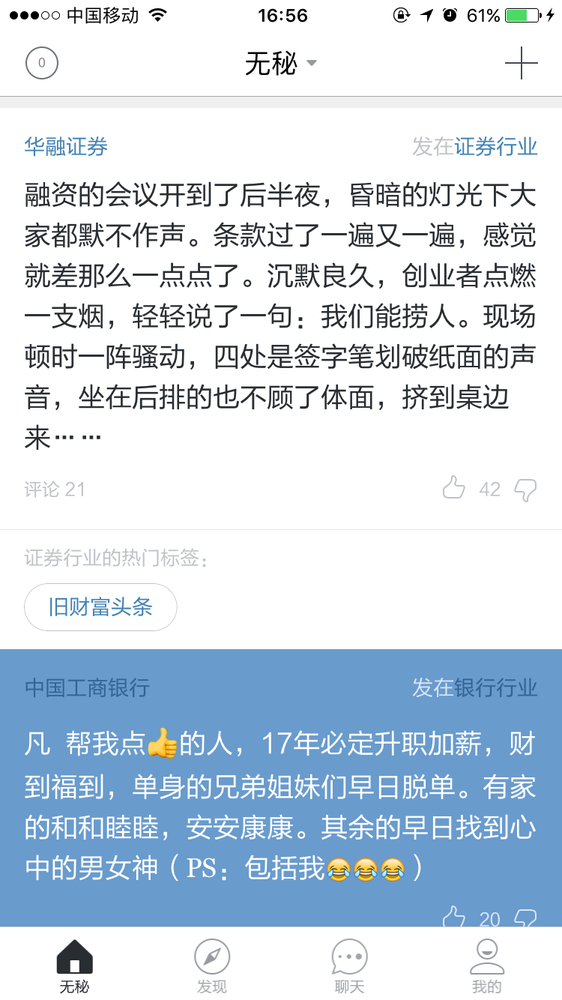
#> input picture picReg/ComputerVisionClass/wumi.png, 562 x 1000 px, shrunk from 750 x 1334 before the run
$ python filter_Img.py
#> lines starting #> are read from the running program, lines starting #| are printed output that depends on the picture
#-*- coding:utf-8 -*-
'''
Created on 2017年1月4日

@author: song
'''
from PIL import Image
from pylab import *
# import pca
from numpy import *
from scipy.ndimage import filters
im1 = array(Image.open('wumi.png').convert('L'))
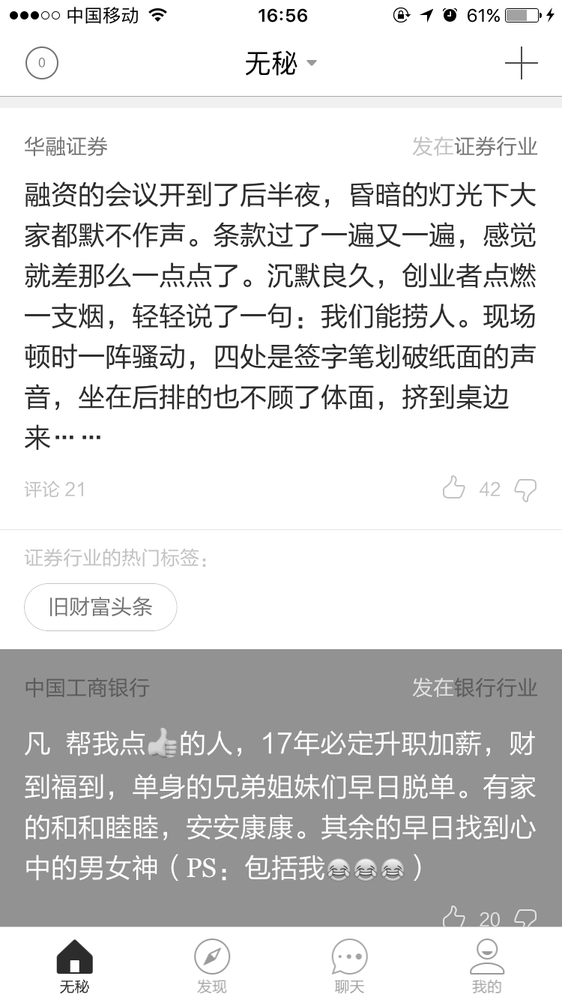
#> im1: shape (1000, 562); min 0, max 255, mean 216.7
im3=filters.gaussian_filter(im1,5)
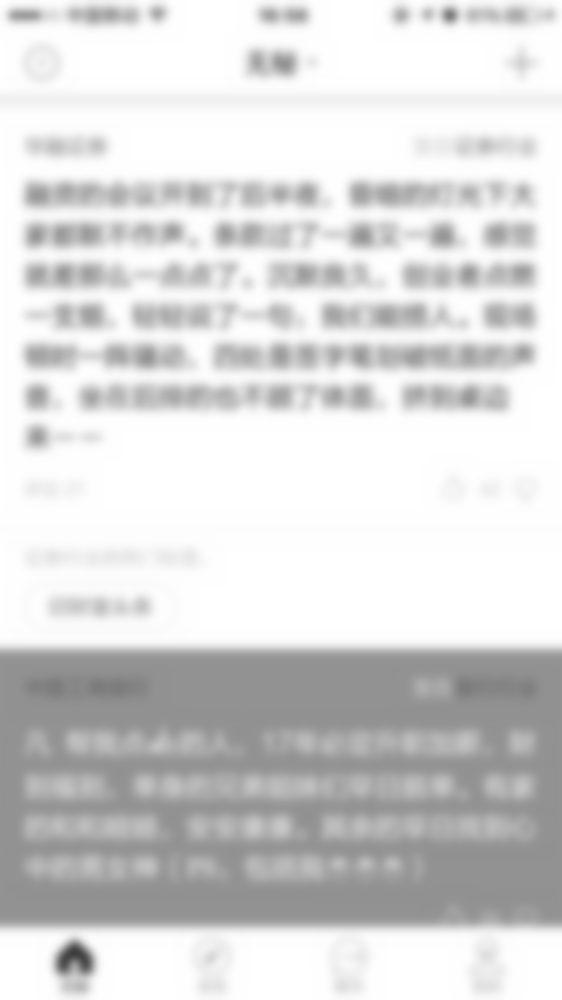
#> im3: shape (1000, 562); min 61, max 255, mean 215.9
im4 = filters.gaussian_filter(im1,10)
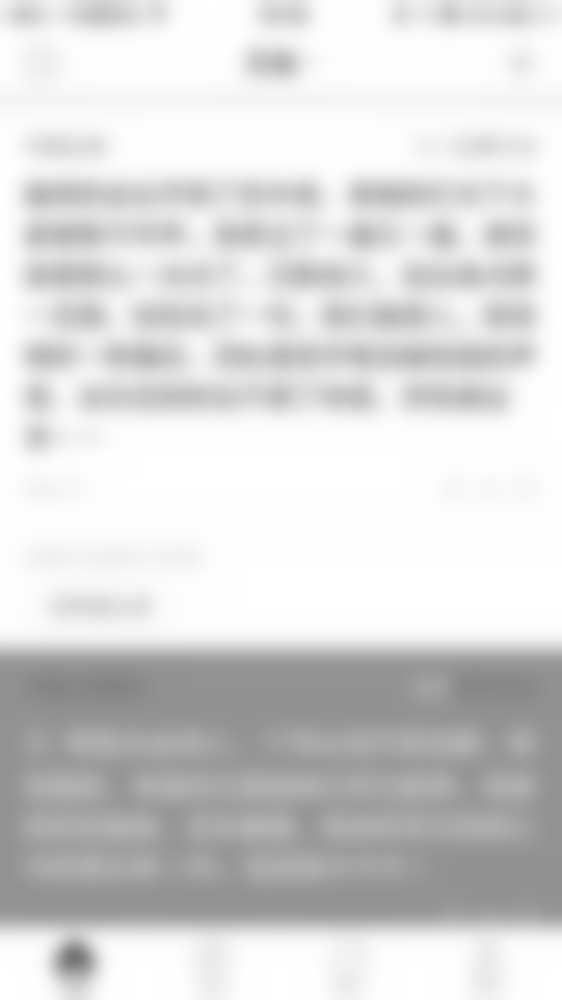
#> im4: shape (1000, 562); min 117, max 255, mean 215.8
im2=filters.gaussian_filter(im1,3)
Imgdata=[im1,im2,im3,im4]
figure()
gray()
for i in range(1,5):
    subplot(2, 2, i)
    imshow(Imgdata[i-1])
    axis('off')
show()
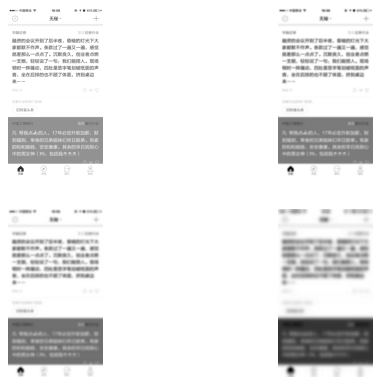
#> figure drawn by matplotlib, 4 panels
